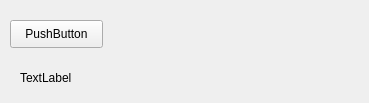
<?xml version="1.0" encoding="UTF-8"?>
<ui version="4.0">
 <class>Form</class>
 <widget class="QWidget" name="Form">
  <property name="geometry">
   <rect>
    <x>0</x>
    <y>0</y>
    <width>369</width>
    <height>103</height>
   </rect>
  </property>
  <property name="windowTitle">
   <string>Form</string>
  </property>
  <widget class="QPushButton" name="pushButton">
   <property name="geometry">
    <rect>
     <x>10</x>
     <y>20</y>
     <width>93</width>
     <height>28</height>
    </rect>
   </property>
   <property name="text">
    <string>PushButton</string>
   </property>
   <property name="checkable">
    <bool>true</bool>
   </property>
  </widget>
  <widget class="QLabel" name="label">
   <property name="geometry">
    <rect>
     <x>20</x>
     <y>70</y>
     <width>301</width>
     <height>16</height>
    </rect>
   </property>
   <property name="text">
    <string>TextLabel</string>
   </property>
  </widget>
 </widget>
 <resources/>
 <connections/>
</ui>
